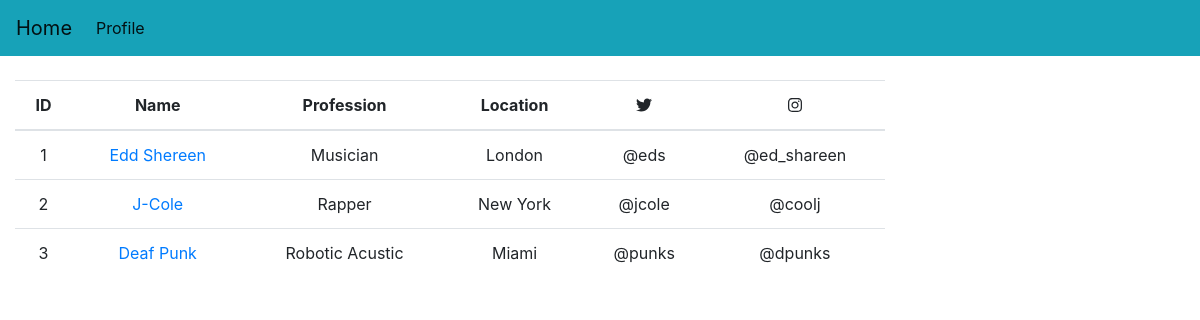
The page / on the database its author committed.
### artist_profile/models.py (models this page shows, shortened)
class Artist_dir(models.Model):
    name = models.CharField(max_length=200, null=True, blank=True)
    profession = models.CharField(max_length=200, null=False, blank=True)
    location = models.CharField(max_length=200, null=False, blank=True)
    twitter = models.CharField(max_length=200, null=False, blank=True)
    instagram = models.CharField(max_length=200, null=False, blank=True)

### artist_profile/views.py (the view)
# urls.py: path("",views.artist_directory, name="home"),
def artist_directory(request):
    artist_dir = Artist_dir.objects.all()
    title = "Directory"
    context = { "artist_dir": artist_dir, "title":title}
    return render(request,'artist_profile/art_dir.htm',context)

### artist_profile/templates/artist_profile/art_dir.htm
{% extends 'artist_profile/main.htm' %}
{% load static %}
{% block content %}
<br>
<div class="row">
    <div class="col-sm-9">
        <table class="table w-100 text-center">
            <thead class="thead text-capitalised">
                <th>ID</th>
                <th>Name</th>
                <th>Profession</th>
                <th>Location</th>
                <th><i class="fab fa-twitter"></i></th>
                <th><i class="fab fa-instagram"></i></th>
            </thead>
            <tbody>
                {% for art in artist_dir %}
                    <tr>
                        <td>{{art.id}}</td>
                        <td><a href="{% url 'profile' art.id%}">{{art.name }}</a></td>
                        <td>{{art.profession}}</td>
                        <td>{{art.location}}</td>
                        <td>{{art.twitter}}</td>
                        <td>{{art.instagram}}</td>
                    </tr>
                {% endfor %}
            </tbody>
        </table>
    </div>
</div>
{% endblock content %}

### artist_profile/templates/artist_profile/main.htm (shortened to what this page needs)
{% load static %}
<!DOCTYPE html>
<html lang="en">
<head>
    <link rel="stylesheet" href="{% static 'css/bootstrap.min.css' %}">
    <link rel="stylesheet" href="{% static 'css/all.min.css' %}">
</head>
<body bg="light">
    {% include 'artist_profile/nav.htm' %}
    <div class="container-fluid">
        {% block content %}
        {% endblock content %}
    </div>
</body>
</html>

### artist_profile/templates/artist_profile/nav.htm (shortened to what this page needs)
<nav class="navbar navbar-expand-sm navbar-light bg-info">
    <a class="navbar-brand" href="#">Home</a>
    <div class="collapse navbar-collapse" id="collapsibleNavId">
        <ul class="navbar-nav mr-auto mt-2 mt-lg-0">
            <li class="nav-item active">
                <a class="nav-link" href="#">Profile <span class="sr-only">(current)</span></a>
            </li>
        </ul>
    </div>
</nav>

### rows shown on the page
Artist_dir: id "1", name "Edd Shereen", profession "Musician", location "London", twitter "@eds", instagram "@ed_shareen"
Artist_dir: id "2", name "J-Cole", profession "Rapper", location "New York", twitter "@jcole", instagram "@coolj"
Artist_dir: id "3", name "Deaf Punk", profession "Robotic Acustic", location "Miami", twitter "@punks", instagram "@dpunks"
